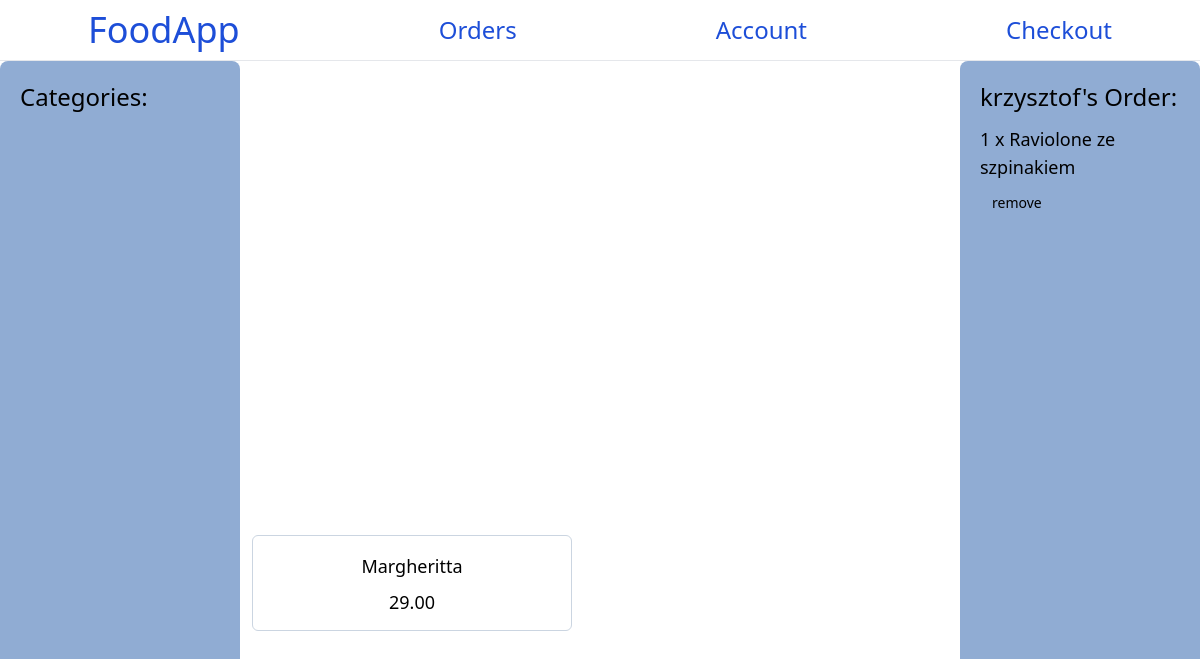
The page /restaurant/1 on the database its author committed.
### base/models.py (models this page shows, shortened)
class Item(models.Model):
    place = models.ForeignKey(Restaurant, on_delete=models.SET_NULL, null=True)
    name = models.CharField(max_length=50)
    price = models.DecimalField(max_digits=10,decimal_places=2)
    type = models.CharField(
        max_length=32,
        choices=TYPES_OF_ITEMS,
        default='food',
    )

class Order(models.Model):
    user = models.ForeignKey(User,on_delete=models.SET_NULL,null=True)
    items = models.ManyToManyField(OrderItem)
    combined_price = models.DecimalField(max_digits=10,decimal_places=2)
    delivery_price = models.DecimalField(max_digits=10,decimal_places=2)
    street = models.TextField(max_length=100)
    city = models.TextField(max_length=100)

class OrderItem(models.Model):
    items = models.ForeignKey(Item,on_delete=models.SET_NULL,null=True)
    quanity_for_order = models.DecimalField(max_digits=2,decimal_places=0)
    def __str__(self):
        return self.items.name

### base/views.py (the view, shortened to what this page needs)
# urls.py: path('restaurant/<str:pk>',views.restaurant,name='restaurant'),
def restaurant(request,pk):
    item_list = Item.objects.filter(place__id=pk)
    order = Order.objects.filter(user__username="krzysztof")[0]
    context = {'items': item_list,'order_items':order.items.all(),'order':order}
    return render(request,'base/restaurant.html',context)

### base/templates/base/restaurant.html (shortened to what this page needs)
{% extends 'main.html' %}
{% block content %}
<div class="items-center">
<div class="grid grid-cols-5 w-auto h-full">
<div class="col-span-1 bg-[#90acd3] h-screen p-5 rounded-lg">
    <h1 class="text-2xl">Categories:</h1>
</div>
<div class="col-span-3 content-center">
    {% for item in items %}
    <form method="post">
    <button name="add-to-order" value="{{item.id}}">
        <div class="border border-slate-300 m-3 p-4 w-80 h-24 rounded-md text-lg hover:border-slate-500">
            <h2 class="pb-2">{{ item.name }}
            <h2 class="pb-3">{{ item.price }}</h2>
        </div>
    </button>
    </form>
    {% endfor %}
</div>
<div class="col-span-1 content-baseline bg-[#90acd3] bg-opacity-78 p-5 h-screen rounded-lg">
    <div>
        <h1 class="text-2xl pb-3">{{ order.user.username }}'s Order:</h1>
        <ul>
        <form method="post">
        {% for item in order_items %}
            <li class="text-lg">
                {% if item.quanity_for_order > 0 %}
                {{ item.quanity_for_order }} x
                {% endif %}
                {{ item }}
            </li>
            <button class="p-3 text-sm" name="remove-from-order" value="{{item.id}}">remove</button>
        {% endfor %}
        </form>
        </ul class="">
    </div>
</div>
</div>
</div>
{% endblock content %}

### rows shown on the page
Item: {{ item.id }} 2 (drawn), name "Margheritta", price "29.00"
Order: user.username "krzysztof"
OrderItem: quanity_for_order "1", items.name "Raviolone ze szpinakiem", {{ item.id }} 5 (drawn)
